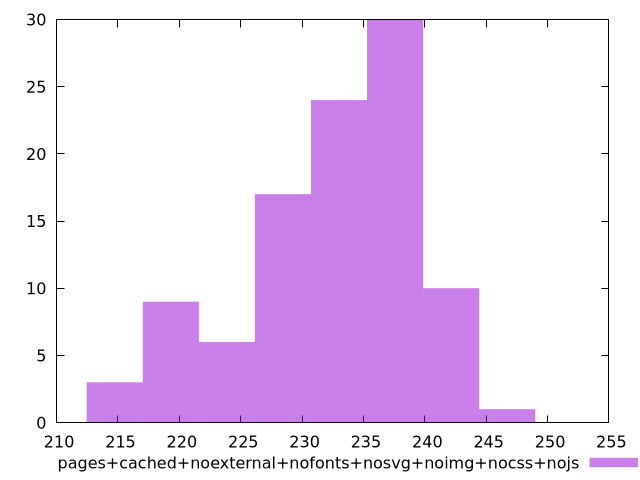

Reproduce this figure in gnuplot.
$_pagesCachedNoexternalNofontsNosvgNoimgNocssNojs <<EOF
223.87177296682992 6
228.44058466003054 17
219.3029612736293 9
237.57820804643177 30
233.00939635323115 24
242.14701973963238 10
214.73414958042872 3
246.715831432833 1
EOF
set key outside below
set terminal pngcairo
set output "report_00004_2020-11-02T20-21-41.718Z/mainthread-work-breakdown/pages+cached+noexternal+nofonts+nosvg+noimg+nocss+nojs//raw_hist.png"
set yrange [0:30]
set boxwidth 4.568811693200611
set style fill transparent solid 0.5 noborder
plot $_pagesCachedNoexternalNofontsNosvgNoimgNocssNojs title "pages+cached+noexternal+nofonts+nosvg+noimg+nocss+nojs" with boxes ,
